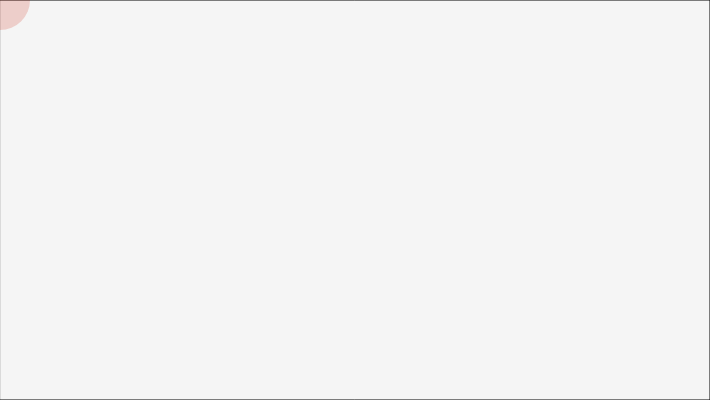
Frame 1 (no input)
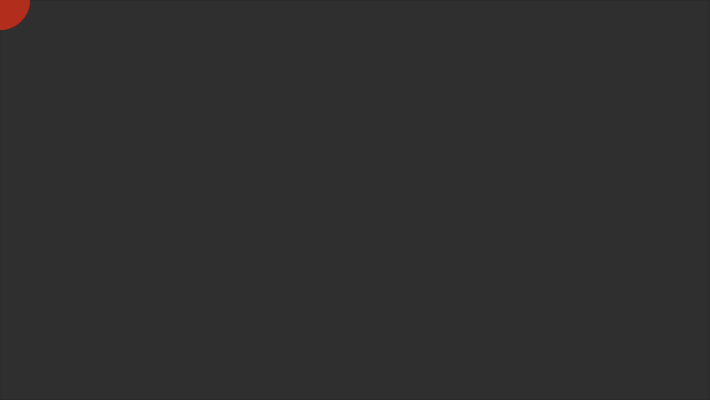
Frame 60 (no input)
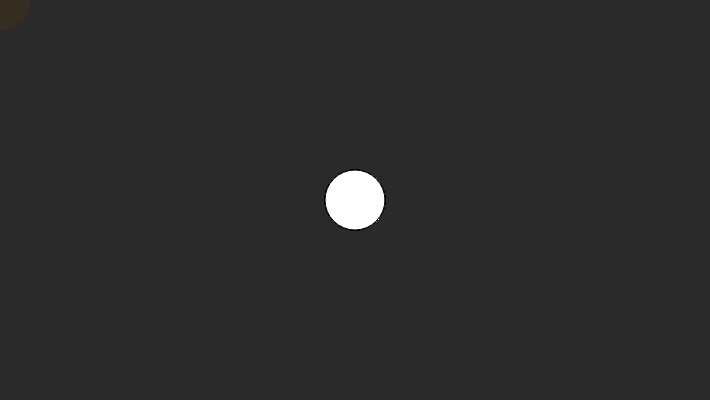
Frame 120 (the mouse pressed at the canvas centre since frame 60)

The p5.js sketch that drew these frames (run headless with seeded random() and noise() and a simulated clock; from frame 60 on, the mouse is pressed at the canvas centre):

// p5.js sketch
// ── sketch.js
let pg;

function setup() {
  createCanvas(710, 400);
  pg = createGraphics(400, 250);
}

function draw() {
  fill(40, 12);
  rect(0, 0, width, height);
  fill(155,55,203);
  noStroke();
  if (mouseIsPressed) {
    fill(30,150,200, 50);
    noStroke();
  } else {
    fill(205,50,30,50)
    noStroke();
  }
  ellipse(mouseX, mouseY, 60, 60);

  pg.ellipse(mouseX - 150, mouseY - 75, 60, 60);

  image(pg, 150, 75);
}

function frame () {
  
}
